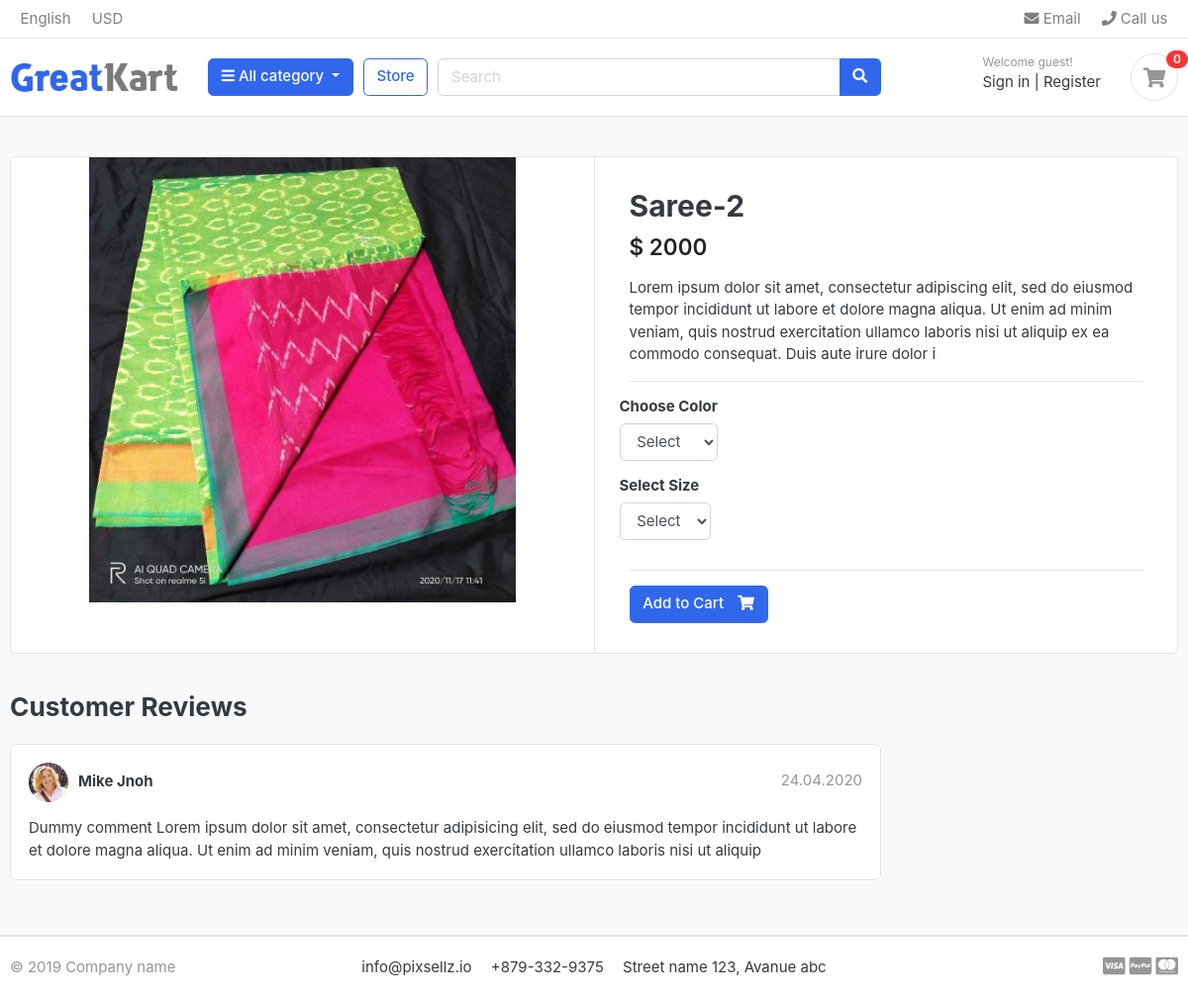
Screenshot of /store/category/saree/Saree-2/ with the database file from the repository.
### store/models.py (models this page shows, shortened)
class Product(models.Model):
    product_name = models.CharField(max_length=200, unique=True)
    slug = models.SlugField(max_length=200, unique=True)
    description = models.TextField(max_length=500, blank=True)
    price = models.IntegerField()
    images = models.ImageField(upload_to='photo/products',)
    stock = models.IntegerField()
    is_available = models.BooleanField(default=True)
    category = models.ForeignKey(Category, on_delete=models.CASCADE)
    created_date = models.DateTimeField(auto_now_add=True)
    modified_date = models.DateTimeField(auto_now=True)

### store/views.py (the view)
# urls.py: path('category/<slug:category_slug>/<slug:product_slug>/', views.product_detail, name='product_detail'),
def product_detail(request, category_slug, product_slug):
    try:
        single_product = Product.objects.get(category__slug=category_slug, slug=product_slug)
        in_cart = CartItem.objects.filter(cart__cart_id=_cart_id(request), product=single_product).exists()
    except Exception as e:
        raise
    context={
        'single_product' : single_product,
        'in_cart' : in_cart,
    }
    return render(request, 'store/product_detail.html', context)

### carts/context_processors.py (called while the page is built)
def counter(request):
    cart_count = 0
    if 'admin' in request.path:
        return{}
    else:
        try:
            cart = Cart.objects.filter(cart_id=_cart_id(request))
            if request.user.is_authenticated:
                cart_items = CartItem.objects.all().filter(user=request.user)
            else:
                cart_items = CartItem.objects.all().filter(cart=cart[:1])
            for cart_item in cart_items:
                cart_count += cart_item.quantity
        except Cart.DoesNotExist:
            cart_count = 0
    return dict(cart_count=cart_count)

### carts/views.py (called while the page is built)
def _cart_id(request):
    cart = request.session.session_key
    if not cart:
        cart = request.session.create()
    return cart

### category/context_processors.py (called while the page is built)
def menu_links(request):
    links = Category.objects.all()
    return dict(links=links)

### category/models.py (called while the page is built)
    def get_url(self):
            return reverse('products_by_category', args=[self.slug])

### store/models.py (called while the page is built)
    def colors(self):
        return super(VariationManager, self).filter(variation_category='color', is_active=True)

    def sizes(self):
        return super(VariationManager, self).filter(variation_category='size', is_active=True)

### AwesomeKart/templates/store/product_detail.html (shortened to what this page needs)
{% extends 'base.html' %}
{% load static %}
{% block content %}
<section class="section-content padding-y bg">
<div class="container">
<div class="card">
	<div class="row no-gutters">
		<aside class="col-md-6">
<article class="gallery-wrap">
	<div class="img-big-wrap">
	   <a href="#"><img src="{{single_product.images.url}}"></a>
	</div>
</article>
		</aside>
		<main class="col-md-6 border-left">
		<form action="{% url 'add_cart' single_product.id %}" method="POST">
			<article class="content-body">
			<h2 class="title">{{single_product.product_name}}</h2>
			<div class="mb-3">
				<var class="price h4">$ {{single_product.price}}</var>
			</div>
			<p>{{single_product.description}}</p>
			<hr>
				<div class="row">
					<div class="item-option-select">
						<h6>Choose Color</h6>
							<select name="color" class="form-control" required>
								<option vlaue="" disabled selected>Select</option>
							</select>
					</div>
				</div>
				<div class="row">
					<div class="item-option-select">
						<h6>Select Size</h6>
						<select name="size" class="form-control">
							<option vlaue="" disabled selected>Select</option>
						</select>
					</div>
				</div>
				<hr>
					{% if single_product.stock <= 0 %}
						<h5 class="text-danger"> Out of Stock </h5>
						{% else %}
							<button type="submit" class="btn  btn-primary"> <span class="text">Add to Cart</span> <i class="fas fa-shopping-cart"></i>  </button>
					{% endif %}
			</article>
		</form>
		</main>
	</div>
</div>
<br>
<div class="row">
			<div class="col-md-9">
	<header class="section-heading">
		<h3>Customer Reviews </h3>
	</header>
	<article class="box mb-3">
		<div class="icontext w-100">
			<img src="{% static './images/avatars/avatar1.jpg' %}" class="img-xs icon rounded-circle">
			<div class="text">
				<span class="date text-muted float-md-right">24.04.2020 </span>
				<h6 class="mb-1">Mike Jnoh </h6>
			</div>
		</div>
		<div class="mt-3">
			<p>
				Dummy comment Lorem ipsum dolor sit amet, consectetur adipisicing elit, sed do eiusmod
				tempor incididunt ut labore et dolore magna aliqua. Ut enim ad minim veniam,
				quis nostrud exercitation ullamco laboris nisi ut aliquip
			</p>
		</div>
	</article>
	</div>
</div>
</div>
</section>
{% endblock %}

### rows the page displays
Product: images (picture), product_name "Saree-2", price "2000", description "Lorem ipsum dolor sit amet, consectetur adipiscing elit, sed do eiusmod tempor incididunt ut labore et dolore magna aliqua. Ut enim ad minim veniam, quis nostrud exercitation ullamco laboris nisi ut aliquip ex ea commodo consequat. Duis aute irure dolor i"

### other values shown
{{ cart_count }} "0"
